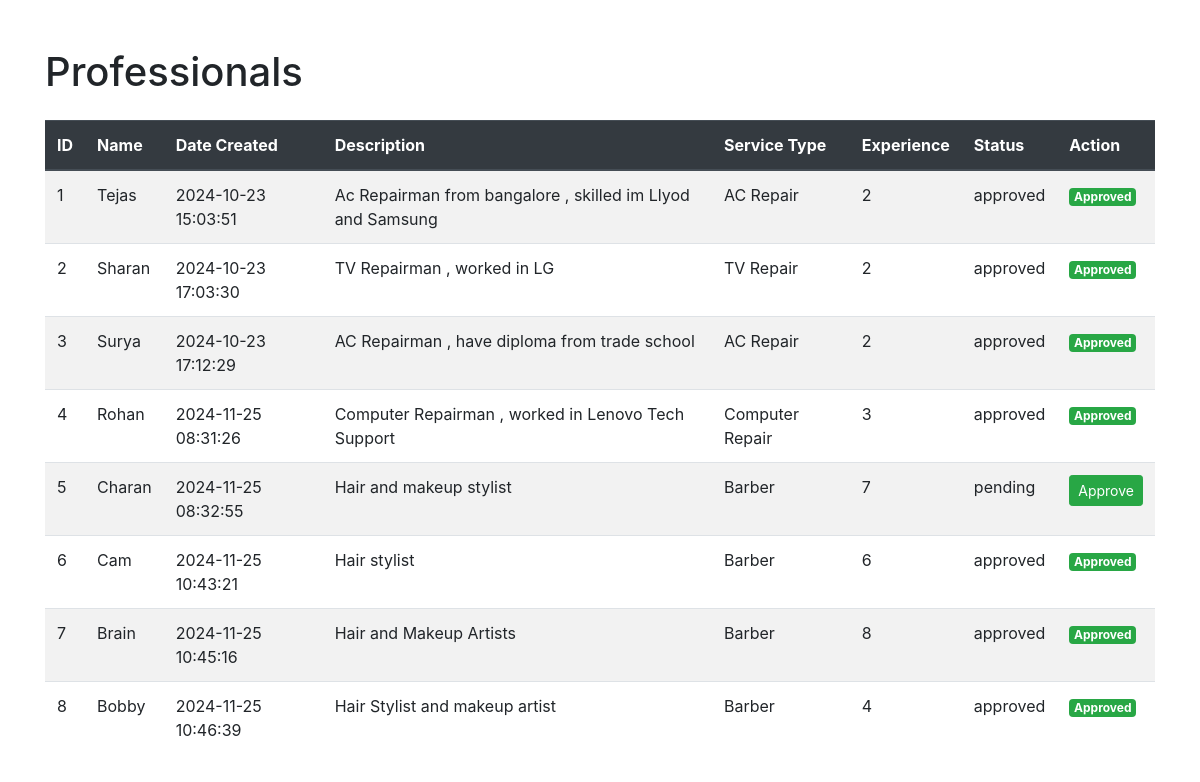
Page /professionals on the committed database.
### tables this page shows
CREATE TABLE professionals (
    id INTEGER PRIMARY KEY AUTOINCREMENT,
    name TEXT NOT NULL,
    date_created DATETIME DEFAULT CURRENT_TIMESTAMP,
    description TEXT,
    service_type TEXT NOT NULL,
    experience INTEGER,
    status TEXT DEFAULT 'pending'
, password TEXT, city TEXT);

### app.py (the view)
@app.route('/professionals', methods=['GET', 'POST'])
def view_professionals():
    conn = get_db_connection()
    cursor = conn.cursor()
    if request.method == 'POST':
        professional_id = request.form['professional_id']
        cursor.execute('UPDATE professionals SET status = "approved" WHERE id = ?', (professional_id,))
        conn.commit()
    cursor.execute('SELECT * FROM professionals')
    professionals = cursor.fetchall()
    conn.close()
    return render_template('admin/view_professionals.html', professionals=professionals)

### app.py (called while the page is built)
def get_db_connection():
    conn = sqlite3.connect('your_database.db')
    conn.row_factory = sqlite3.Row
    return conn

### templates/admin/view_professionals.html (shortened to what this page needs)
<!DOCTYPE html>
<html lang="en">
<head>
    <link href="{{ url_for('static', filename='bootstrap/css/bootstrap.min.css') }}" rel="stylesheet">
</head>
<body>
    <div class="container mt-5">
        <h1 class="mb-4">Professionals</h1>
        <table class="table table-striped">
            <thead class="thead-dark">
                <tr>
                    <th scope="col">ID</th>
                    <th scope="col">Name</th>
                    <th scope="col">Date Created</th>
                    <th scope="col">Description</th>
                    <th scope="col">Service Type</th>
                    <th scope="col">Experience</th>
                    <th scope="col">Status</th>
                    <th scope="col">Action</th>
                </tr>
            </thead>
            <tbody>
                {% for professional in professionals %}
                <tr>
                    <td>{{ professional['id'] }}</td>
                    <td>{{ professional['name'] }}</td>
                    <td>{{ professional['date_created'] }}</td>
                    <td>{{ professional['description'] }}</td>
                    <td>{{ professional['service_type'] }}</td>
                    <td>{{ professional['experience'] }}</td>
                    <td>{{ professional['status'] }}</td>
                    <td>
                        {% if professional['status'] != 'approved' %}
                        <form method="POST" class="d-inline">
                            <button type="submit" class="btn btn-success btn-sm">Approve</button>
                        </form>
                        {% else %}
                        <span class="badge badge-success">Approved</span>
                        {% endif %}
                    </td>
                </tr>
                {% endfor %}
            </tbody>
        </table>
    </div>
</body>
</html>

### rows in the picture
professionals: id "1", name "Tejas", date_created "2024-10-23 15:03:51", description "Ac Repairman from bangalore , skilled im Llyod and Samsung", service_type "AC Repair", experience "2", status "approved", shows "Approved"
professionals: id "2", name "Sharan", date_created "2024-10-23 17:03:30", description "TV Repairman , worked in LG", service_type "TV Repair", experience "2", status "approved", shows "Approved"
professionals: id "3", name "Surya", date_created "2024-10-23 17:12:29", description "AC Repairman , have diploma from trade school", service_type "AC Repair", experience "2", status "approved", shows "Approved"
professionals: id "4", name "Rohan", date_created "2024-11-25 08:31:26", description "Computer Repairman , worked in Lenovo Tech Support", service_type "Computer Repair", experience "3", status "approved", shows "Approved"
professionals: id "5", name "Charan", date_created "2024-11-25 08:32:55", description "Hair and makeup stylist", service_type "Barber", experience "7", status "pending"
professionals: id "6", name "Cam", date_created "2024-11-25 10:43:21", description "Hair stylist", service_type "Barber", experience "6", status "approved", shows "Approved"
professionals: id "7", name "Brain", date_created "2024-11-25 10:45:16", description "Hair and Makeup Artists", service_type "Barber", experience "8", status "approved", shows "Approved"
professionals: id "8", name "Bobby", date_created "2024-11-25 10:46:39", description "Hair Stylist and makeup artist", service_type "Barber", experience "4", status "approved", shows "Approved"
